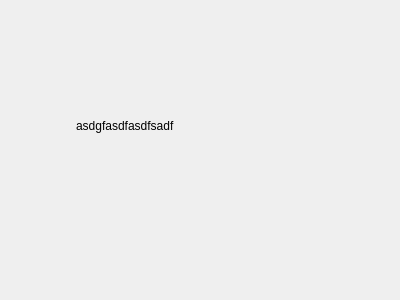
<?xml version="1.0" encoding="UTF-8"?>
<ui version="4.0">
 <class>Form</class>
 <widget class="QWidget" name="Form">
  <property name="geometry">
   <rect>
    <x>0</x>
    <y>0</y>
    <width>400</width>
    <height>300</height>
   </rect>
  </property>
  <property name="windowTitle">
   <string>Form</string>
  </property>
  <widget class="QLabel" name="label">
   <property name="geometry">
    <rect>
     <x>76</x>
     <y>80</y>
     <width>231</width>
     <height>91</height>
    </rect>
   </property>
   <property name="text">
    <string>asdgfasdfasdfsadf</string>
   </property>
  </widget>
 </widget>
 <resources/>
 <connections/>
</ui>
